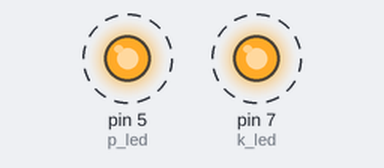
Bench run of a sketch on a simulated Arduino Uno, built with avr-gcc and run on an emulated ATmega328P. Parts: output pins drawn as LEDs (lit = HIGH). Dashed ring = blinking. What the sketch prints to the serial monitor is not drawn.

Above: at 0.5 s.
Timing chart, 0 to 4.6 s (numbered marks = the images above):
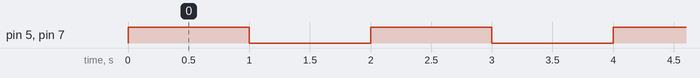

The sketch:

parellel_action_LED.ino
```cpp
// TASK 2 : PARALLEL ACTION ( Blink 2 LEDs Simultaneously )

#define k_led 7
#define p_led 5

void setup() {
  pinMode(k_led, OUTPUT);
  pinMode(p_led, OUTPUT);
  Serial.begin(9600);

}
void loop(){
  // This is 1st LED
  digitalWrite(k_led, HIGH);
  digitalWrite(p_led, HIGH);
  Serial.println("LED Turn ON");
  delay(1000);
// This is 2nd LED
  digitalWrite(k_led, LOW);
  digitalWrite(p_led, LOW);
  Serial.println("LED Turn OFF");
  delay(1000);
}
```

Measured:
- by itself, pin 5 (p_led), pin 7 (k_led): alternates HIGH for 1.0 s and LOW for 1.0 s
